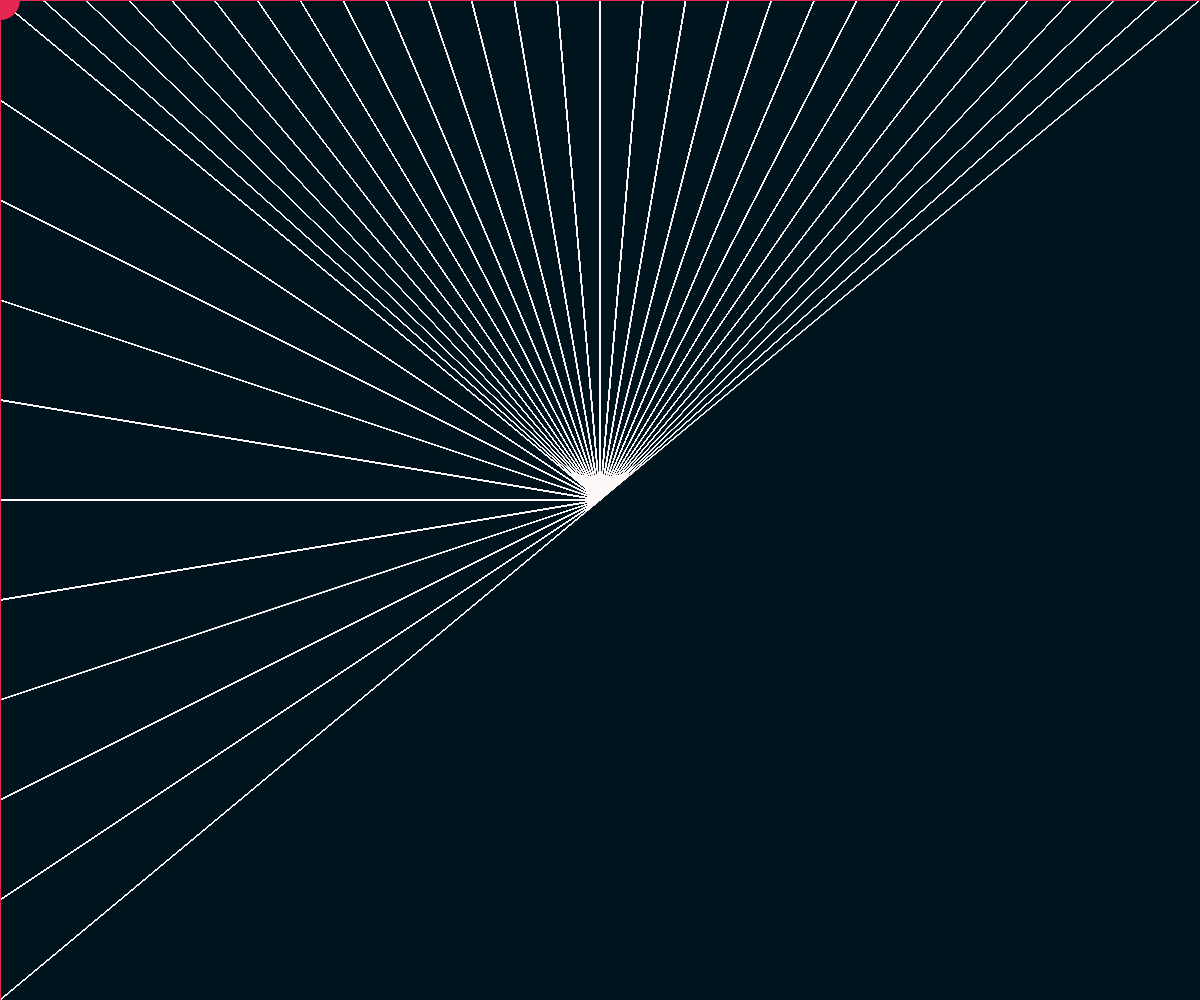
Frame 1 (no input)
Frame 60 (no input): identical to frame 1, image omitted
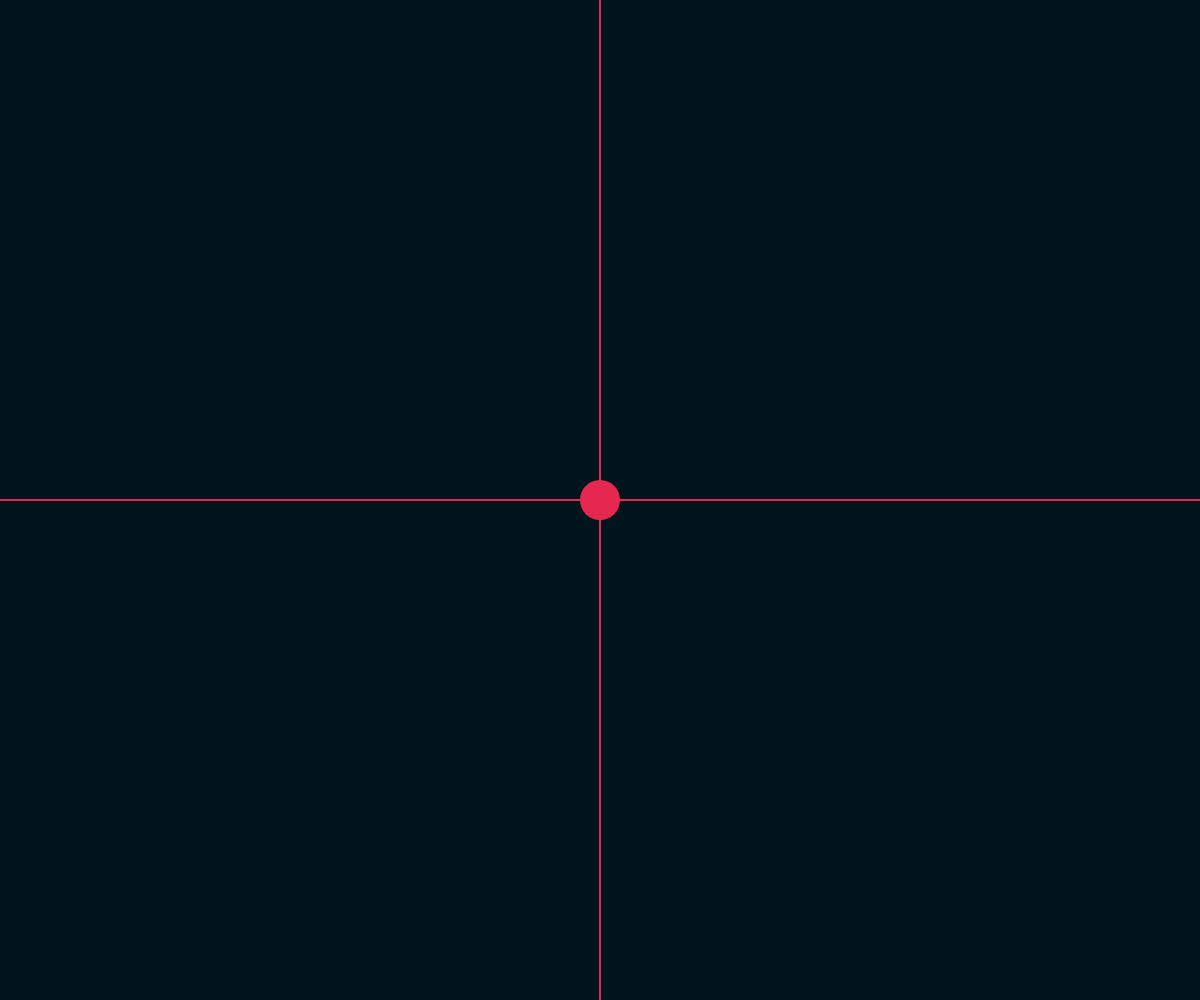
Frame 120 (the mouse pressed at the canvas centre since frame 60)

The p5.js sketch that drew these frames (run headless with seeded random() and noise() and a simulated clock; from frame 60 on, the mouse is pressed at the canvas centre):

// p5.js sketch
// ── sketch.js
// Pia Scharf - 2020

let num;
let w;
let h;

function setup() {

  w = windowWidth;
  h = windowHeight;

  createCanvas(w, h);

  origx = w / 2;
  origy = h / 2;

  //init mouse in center
  mouseX = origx;
  mouseY = origy;
}

function draw() {

  background(0, 20, 30);


  stroke(255, 249, 250);

  if (mouseX > origx) {
    num = 80;
  } else {
    num = 10;
  }

  for (let i = 0; i < 28; i++) {
    for (let j = 0; j < num; j++) {


      let jj = map(j, 0, num, 0, h);


      let ii = map(i, 0, 28, 0, w);

      line(mouseX, jj, origx, origy);

      line(ii, mouseY, origx, origy);

      line(mouseX, h - jj, origx, origy);

      line(w - ii, mouseY, origx, origy);


    }
  }

  //user

  noStroke();
  fill(230, 40, 80);
  ellipse(mouseX, mouseY, w / 30, w / 30);

  stroke(230, 40, 80);

  push();
  strokeWeight(2);
  line(mouseX, 0, mouseX, h);
  line(0, mouseY, w, mouseY);
  pop();

}
